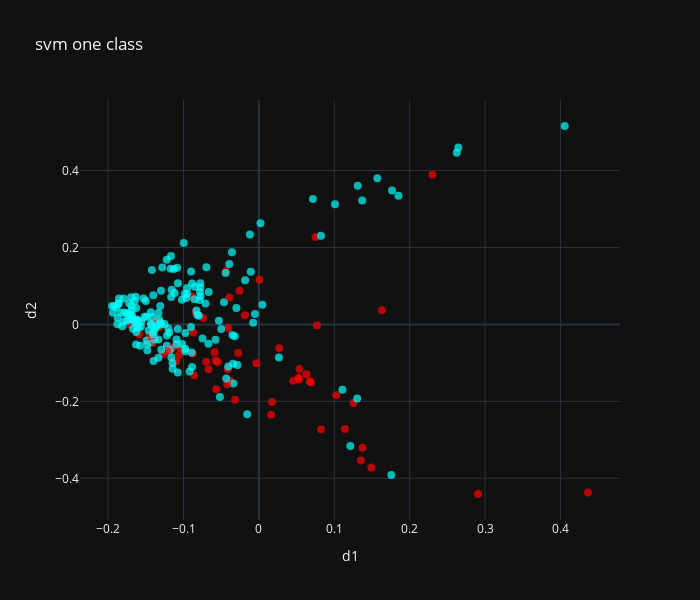

Here is the notebook cell this chart was saved with:
### Code cell
from sklearn.svm import OneClassSVM

def remove_outliers_svm(X):
    svm = OneClassSVM(nu=removed_size, kernel="rbf", gamma=0.2)
    y_pred = svm.fit_predict(X)
    return X[y_pred == 1]  # Retain only inliers

svm_data_clean = remove_outliers_svm(data)
X_clean=svm_data_clean[:,:-1]
y_clean=svm_data_clean[:,-1]

render(special_model,X_clean,y_clean,"svm one class")

### Figure 1 — Plotly figure (JSON) as saved in the notebook; plotly's stock layout.template omitted (floating-point values rounded to 4 significant figures; data arrays with more than 128 entries replaced by an {"elided": "..."} marker saying what was removed)
{"data": [{"marker": {"color": {"elided": "231 str values"}, "opacity": 0.7, "size": 8}, "mode": "markers", "type": "scatter", "x": {"elided": "231 float values"}, "y": {"elided": "231 float values"}}], "layout": {"height": 600, "title": {"text": "svm one class"}, "width": 700, "xaxis": {"title": {"text": "d1"}}, "yaxis": {"title": {"text": "d2"}}}}
